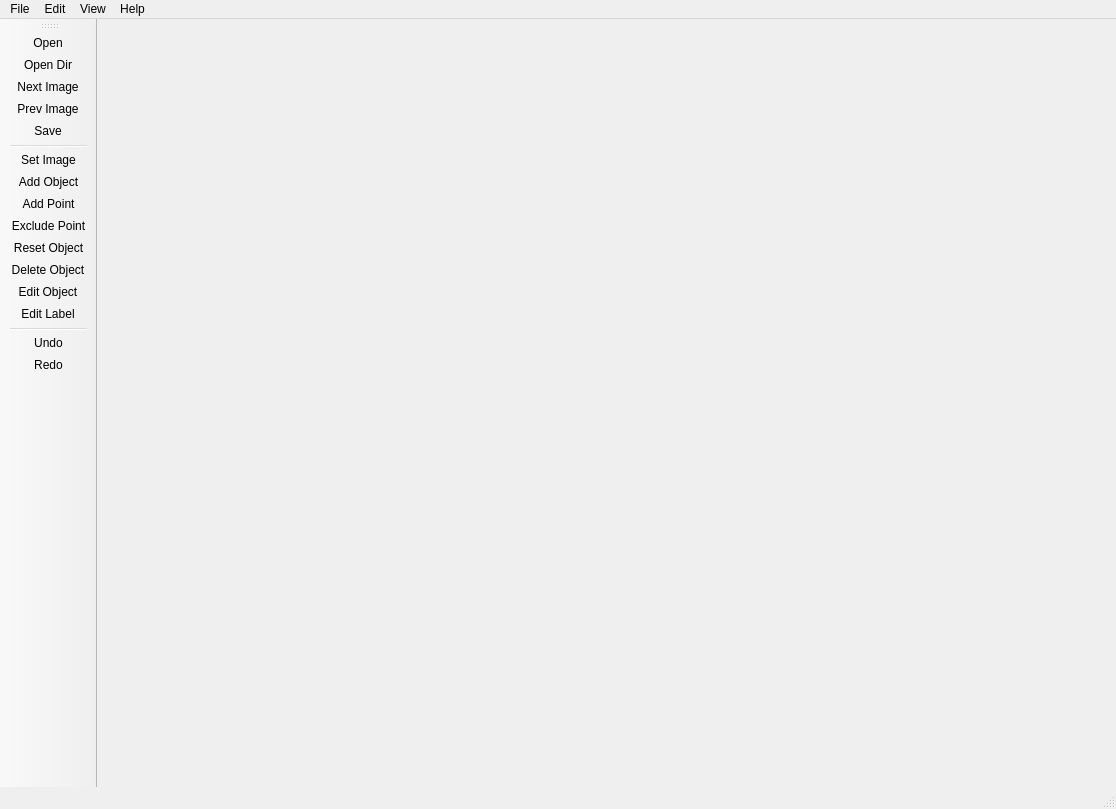
<?xml version="1.0" encoding="UTF-8"?>
<ui version="4.0">
 <class>MainWindow</class>
 <widget class="QMainWindow" name="MainWindow">
  <property name="geometry">
   <rect>
    <x>0</x>
    <y>0</y>
    <width>1116</width>
    <height>809</height>
   </rect>
  </property>
  <property name="windowTitle">
   <string>MainWindow</string>
  </property>
  <widget class="QWidget" name="centralwidget"/>
  <widget class="QMenuBar" name="menubar">
   <property name="geometry">
    <rect>
     <x>0</x>
     <y>0</y>
     <width>1116</width>
     <height>21</height>
    </rect>
   </property>
   <widget class="QMenu" name="menuMenu">
    <property name="title">
     <string>File</string>
    </property>
    <addaction name="actionOpen"/>
    <addaction name="actionOpen_Dir"/>
    <addaction name="actionNext_Image"/>
    <addaction name="actionPrev_Image"/>
    <addaction name="separator"/>
    <addaction name="actionSave"/>
    <addaction name="actionSave_As"/>
    <addaction name="actionSave_Automatically"/>
    <addaction name="actionDelete_Image"/>
    <addaction name="separator"/>
    <addaction name="actionQuit"/>
   </widget>
   <widget class="QMenu" name="menuView">
    <property name="title">
     <string>View</string>
    </property>
    <addaction name="actionTools"/>
    <addaction name="actionObject_List"/>
    <addaction name="actionLabel_List"/>
    <addaction name="actionFile_List"/>
   </widget>
   <widget class="QMenu" name="menuEdit">
    <property name="title">
     <string>Edit</string>
    </property>
    <addaction name="actionSet_Image"/>
    <addaction name="separator"/>
    <addaction name="actionAdd_Object"/>
    <addaction name="actionReset_Object"/>
    <addaction name="actionAdd_Point"/>
    <addaction name="actionExclude_Point"/>
    <addaction name="separator"/>
    <addaction name="actionEdit_Object"/>
    <addaction name="actionEdit_Label"/>
    <addaction name="actionDelete_Object"/>
    <addaction name="separator"/>
    <addaction name="actionUndo"/>
    <addaction name="actionRedo"/>
   </widget>
   <widget class="QMenu" name="menuHelp">
    <property name="title">
     <string>Help</string>
    </property>
   </widget>
   <addaction name="menuMenu"/>
   <addaction name="menuEdit"/>
   <addaction name="menuView"/>
   <addaction name="menuHelp"/>
  </widget>
  <widget class="QStatusBar" name="statusbar"/>
  <widget class="QToolBar" name="toolBar">
   <property name="contextMenuPolicy">
    <enum>Qt::DefaultContextMenu</enum>
   </property>
   <property name="windowTitle">
    <string>toolBar</string>
   </property>
   <property name="toolButtonStyle">
    <enum>Qt::ToolButtonTextUnderIcon</enum>
   </property>
   <attribute name="toolBarArea">
    <enum>LeftToolBarArea</enum>
   </attribute>
   <attribute name="toolBarBreak">
    <bool>false</bool>
   </attribute>
   <addaction name="actionOpen"/>
   <addaction name="actionOpen_Dir"/>
   <addaction name="actionNext_Image"/>
   <addaction name="actionPrev_Image"/>
   <addaction name="actionSave"/>
   <addaction name="separator"/>
   <addaction name="actionSet_Image"/>
   <addaction name="actionAdd_Object"/>
   <addaction name="actionAdd_Point"/>
   <addaction name="actionExclude_Point"/>
   <addaction name="actionReset_Object"/>
   <addaction name="actionDelete_Object"/>
   <addaction name="actionEdit_Object"/>
   <addaction name="actionEdit_Label"/>
   <addaction name="separator"/>
   <addaction name="actionUndo"/>
   <addaction name="actionRedo"/>
  </widget>
  <action name="actionOpen">
   <property name="icon">
    <iconset resource="tools.qrc">
     <normaloff>:/newPrefix/icon/folder_open.png</normaloff>:/newPrefix/icon/folder_open.png</iconset>
   </property>
   <property name="text">
    <string>Open</string>
   </property>
  </action>
  <action name="actionOpen_Dir">
   <property name="icon">
    <iconset resource="tools.qrc">
     <normaloff>:/newPrefix/icon/folder_open.png</normaloff>:/newPrefix/icon/folder_open.png</iconset>
   </property>
   <property name="text">
    <string>Open Dir</string>
   </property>
  </action>
  <action name="actionSave">
   <property name="icon">
    <iconset resource="tools.qrc">
     <normaloff>:/newPrefix/icon/save.png</normaloff>:/newPrefix/icon/save.png</iconset>
   </property>
   <property name="text">
    <string>Save</string>
   </property>
  </action>
  <action name="actionSave_As">
   <property name="icon">
    <iconset resource="tools.qrc">
     <normaloff>:/newPrefix/icon/save.png</normaloff>:/newPrefix/icon/save.png</iconset>
   </property>
   <property name="text">
    <string>Save As</string>
   </property>
  </action>
  <action name="actionNext_Image">
   <property name="icon">
    <iconset resource="tools.qrc">
     <normaloff>:/newPrefix/icon/next_arrow.png</normaloff>:/newPrefix/icon/next_arrow.png</iconset>
   </property>
   <property name="text">
    <string>Next Image</string>
   </property>
  </action>
  <action name="actionPrev_Image">
   <property name="icon">
    <iconset resource="tools.qrc">
     <normaloff>:/newPrefix/icon/back_arrow.png</normaloff>:/newPrefix/icon/back_arrow.png</iconset>
   </property>
   <property name="text">
    <string>Prev Image</string>
   </property>
  </action>
  <action name="actionSave_Automatically">
   <property name="icon">
    <iconset resource="tools.qrc">
     <normaloff>:/newPrefix/icon/save.png</normaloff>:/newPrefix/icon/save.png</iconset>
   </property>
   <property name="text">
    <string>Save Automatically</string>
   </property>
  </action>
  <action name="actionQuit">
   <property name="icon">
    <iconset resource="tools.qrc">
     <normaloff>:/newPrefix/icon/exit.png</normaloff>:/newPrefix/icon/exit.png</iconset>
   </property>
   <property name="text">
    <string>Quit</string>
   </property>
  </action>
  <action name="actionAdd_Point">
   <property name="icon">
    <iconset resource="tools.qrc">
     <normaloff>:/newPrefix/icon/add.png</normaloff>:/newPrefix/icon/add.png</iconset>
   </property>
   <property name="text">
    <string>Add Point</string>
   </property>
   <property name="visible">
    <bool>true</bool>
   </property>
  </action>
  <action name="actionExclude_Point">
   <property name="icon">
    <iconset resource="tools.qrc">
     <normaloff>:/newPrefix/icon/minus.png</normaloff>:/newPrefix/icon/minus.png</iconset>
   </property>
   <property name="text">
    <string>Exclude Point</string>
   </property>
  </action>
  <action name="actionUndo">
   <property name="icon">
    <iconset resource="tools.qrc">
     <normaloff>:/newPrefix/icon/undo.png</normaloff>:/newPrefix/icon/undo.png</iconset>
   </property>
   <property name="text">
    <string>Undo</string>
   </property>
  </action>
  <action name="actionAdd_Object">
   <property name="icon">
    <iconset resource="tools.qrc">
     <normaloff>:/newPrefix/icon/object.png</normaloff>:/newPrefix/icon/object.png</iconset>
   </property>
   <property name="text">
    <string>Add Object</string>
   </property>
   <property name="visible">
    <bool>true</bool>
   </property>
  </action>
  <action name="actionEdit_Object">
   <property name="icon">
    <iconset resource="tools.qrc">
     <normaloff>:/newPrefix/icon/edit.png</normaloff>:/newPrefix/icon/edit.png</iconset>
   </property>
   <property name="text">
    <string>Edit Object</string>
   </property>
  </action>
  <action name="actionEdit_Label">
   <property name="icon">
    <iconset resource="tools.qrc">
     <normaloff>:/newPrefix/icon/edit.png</normaloff>:/newPrefix/icon/edit.png</iconset>
   </property>
   <property name="text">
    <string>Edit Label</string>
   </property>
  </action>
  <action name="actionObject_List">
   <property name="icon">
    <iconset resource="tools.qrc">
     <normaloff>:/newPrefix/icon/list.png</normaloff>:/newPrefix/icon/list.png</iconset>
   </property>
   <property name="text">
    <string>Object List</string>
   </property>
  </action>
  <action name="actionLabel_List">
   <property name="icon">
    <iconset resource="tools.qrc">
     <normaloff>:/newPrefix/icon/list.png</normaloff>:/newPrefix/icon/list.png</iconset>
   </property>
   <property name="text">
    <string>Label List</string>
   </property>
  </action>
  <action name="actionFile_List">
   <property name="icon">
    <iconset resource="tools.qrc">
     <normaloff>:/newPrefix/icon/list.png</normaloff>:/newPrefix/icon/list.png</iconset>
   </property>
   <property name="text">
    <string>File List</string>
   </property>
  </action>
  <action name="actionTools">
   <property name="icon">
    <iconset resource="tools.qrc">
     <normaloff>:/newPrefix/icon/tools.png</normaloff>:/newPrefix/icon/tools.png</iconset>
   </property>
   <property name="text">
    <string>Tools</string>
   </property>
  </action>
  <action name="actionRedo">
   <property name="icon">
    <iconset resource="tools.qrc">
     <normaloff>:/newPrefix/icon/redo.png</normaloff>:/newPrefix/icon/redo.png</iconset>
   </property>
   <property name="text">
    <string>Redo</string>
   </property>
  </action>
  <action name="actionReset_Object">
   <property name="icon">
    <iconset resource="tools.qrc">
     <normaloff>:/newPrefix/icon/reset.png</normaloff>:/newPrefix/icon/reset.png</iconset>
   </property>
   <property name="text">
    <string>Reset Object</string>
   </property>
  </action>
  <action name="actionDelete_Object">
   <property name="icon">
    <iconset resource="tools.qrc">
     <normaloff>:/newPrefix/icon/trash.png</normaloff>:/newPrefix/icon/trash.png</iconset>
   </property>
   <property name="text">
    <string>Delete Object</string>
   </property>
  </action>
  <action name="actionSet_Image">
   <property name="icon">
    <iconset resource="tools.qrc">
     <normaloff>:/newPrefix/icon/object_detect.png</normaloff>:/newPrefix/icon/object_detect.png</iconset>
   </property>
   <property name="text">
    <string>Set Image</string>
   </property>
  </action>
  <action name="actionDelete_Image">
   <property name="icon">
    <iconset resource="tools.qrc">
     <normaloff>:/newPrefix/icon/trash.png</normaloff>:/newPrefix/icon/trash.png</iconset>
   </property>
   <property name="text">
    <string>Delete Image</string>
   </property>
  </action>
 </widget>
 <resources>
  <include location="tools.qrc"/>
 </resources>
 <connections/>
</ui>
